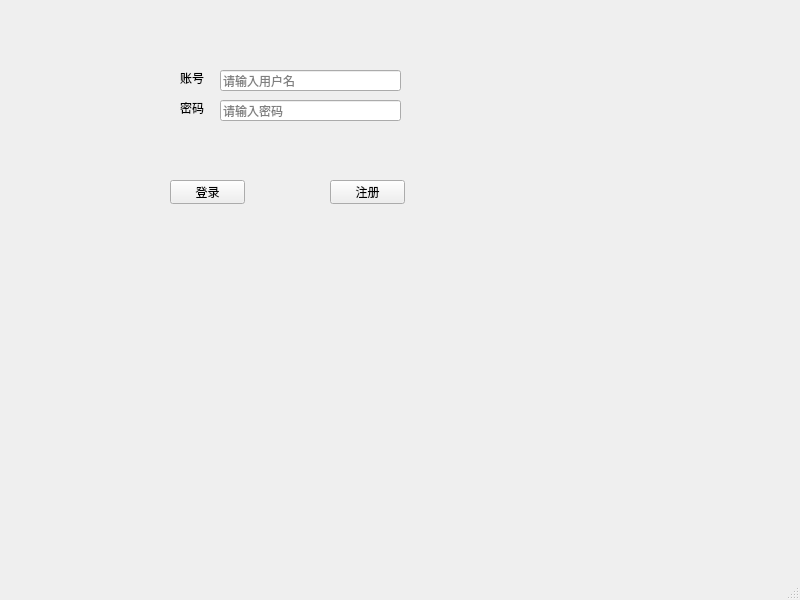
<?xml version="1.0" encoding="UTF-8"?>
<ui version="4.0">
 <class>MainWindow</class>
 <widget class="QMainWindow" name="MainWindow">
  <property name="geometry">
   <rect>
    <x>0</x>
    <y>0</y>
    <width>800</width>
    <height>600</height>
   </rect>
  </property>
  <property name="windowTitle">
   <string>MainWindow</string>
  </property>
  <widget class="QWidget" name="centralwidget">
   <widget class="QLineEdit" name="user">
    <property name="geometry">
     <rect>
      <x>220</x>
      <y>70</y>
      <width>181</width>
      <height>21</height>
     </rect>
    </property>
    <property name="inputMask">
     <string/>
    </property>
    <property name="text">
     <string/>
    </property>
    <property name="placeholderText">
     <string>请输入用户名</string>
    </property>
   </widget>
   <widget class="QLineEdit" name="passnum">
    <property name="geometry">
     <rect>
      <x>220</x>
      <y>100</y>
      <width>181</width>
      <height>21</height>
     </rect>
    </property>
    <property name="inputMask">
     <string/>
    </property>
    <property name="text">
     <string/>
    </property>
    <property name="echoMode">
     <enum>QLineEdit::Normal</enum>
    </property>
    <property name="placeholderText">
     <string>请输入密码</string>
    </property>
   </widget>
   <widget class="QPushButton" name="login">
    <property name="geometry">
     <rect>
      <x>170</x>
      <y>180</y>
      <width>75</width>
      <height>24</height>
     </rect>
    </property>
    <property name="text">
     <string>登录</string>
    </property>
   </widget>
   <widget class="QPushButton" name="regis">
    <property name="geometry">
     <rect>
      <x>330</x>
      <y>180</y>
      <width>75</width>
      <height>24</height>
     </rect>
    </property>
    <property name="text">
     <string>注册</string>
    </property>
   </widget>
   <widget class="QLabel" name="username">
    <property name="geometry">
     <rect>
      <x>180</x>
      <y>70</y>
      <width>53</width>
      <height>16</height>
     </rect>
    </property>
    <property name="text">
     <string>账号</string>
    </property>
   </widget>
   <widget class="QLabel" name="password">
    <property name="geometry">
     <rect>
      <x>180</x>
      <y>100</y>
      <width>53</width>
      <height>16</height>
     </rect>
    </property>
    <property name="text">
     <string>密码</string>
    </property>
   </widget>
  </widget>
  <widget class="QMenuBar" name="menubar">
   <property name="geometry">
    <rect>
     <x>0</x>
     <y>0</y>
     <width>800</width>
     <height>22</height>
    </rect>
   </property>
  </widget>
  <widget class="QStatusBar" name="statusbar"/>
 </widget>
 <resources/>
 <connections/>
</ui>
